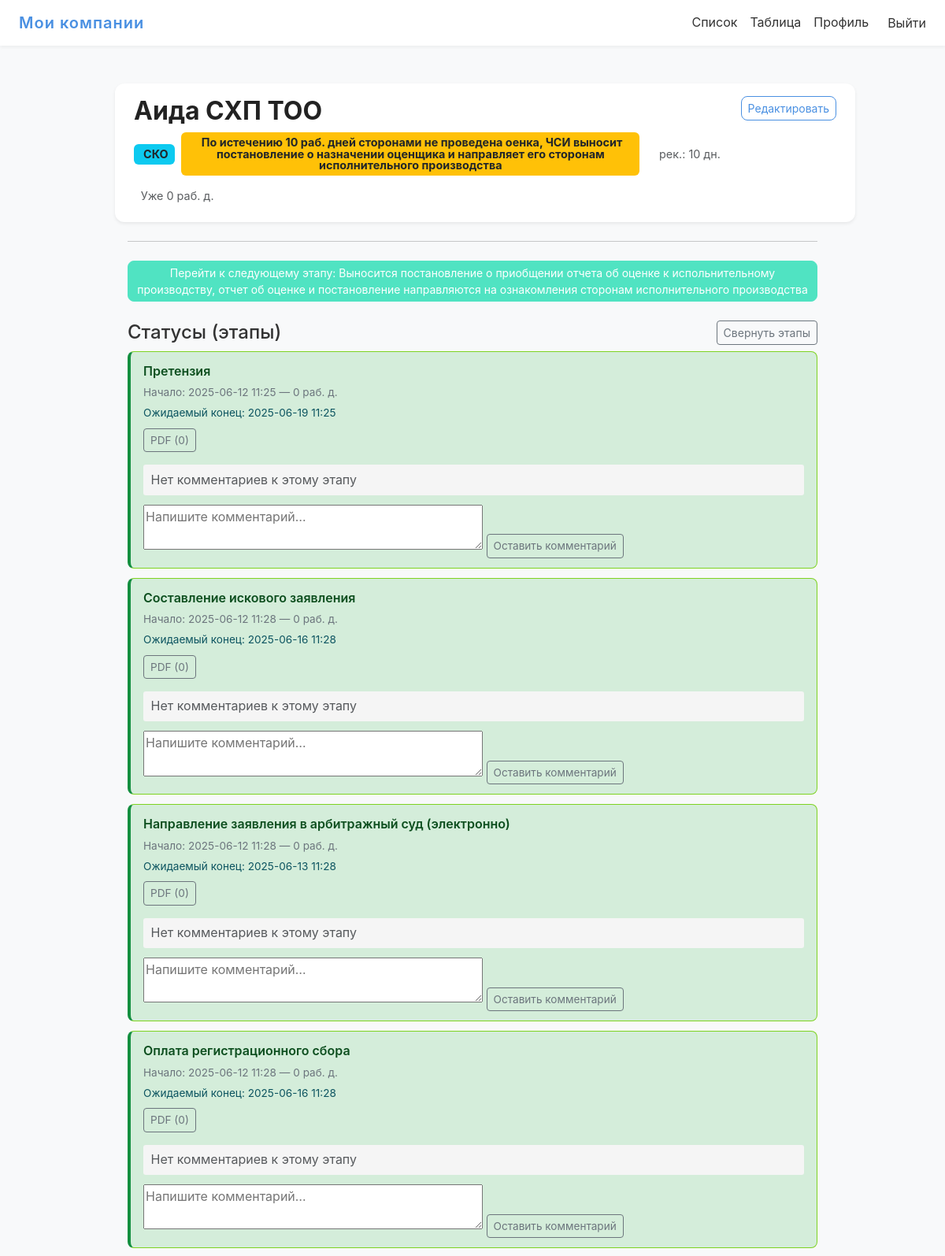
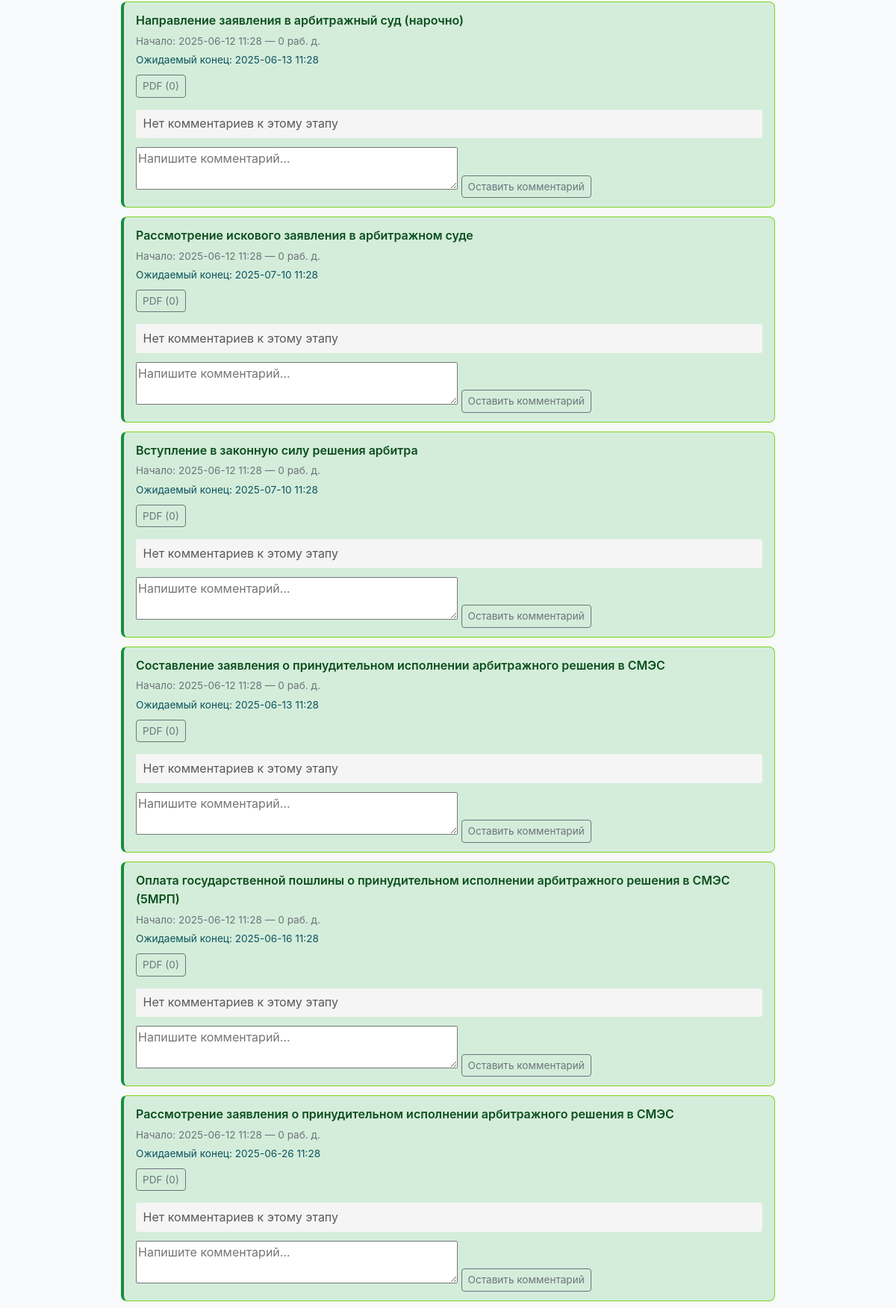
/company/171/ (signed in, upper part), run on the app's committed database (2 pictures, top to bottom).
### main/models.py (models this page shows, shortened)
class Company(models.Model):
    name = models.CharField("Название компании", max_length=200)
    bin_number = models.CharField(
        "БИН",
        max_length=50,
        blank=True,
        null=True,
        help_text="Бизнес-идентификационный номер (необязательно)"
    )
    manager_name = models.CharField(
        "Управляющий",
        max_length=150,
        blank=True,
        null=True,
        help_text="Имя ответственного лица/управляющего (необязательно)"
    )
    debt_amount = models.DecimalField(
        "Сумма долга",
        max_digits=12,
        decimal_places=2,
        blank=True,
        null=True,
        help_text="Сумма долга (необязательно)"
    )
    status = models.ForeignKey(
        Status,
        on_delete=models.SET_NULL,
        null=True,
        blank=True,
        related_name="+",
        verbose_name="Текущий статус"
    )
    position = models.IntegerField(
        "Позиция в колонке",
        default=0,
        help_text="Порядок внутри одного статуса на доске"
    )
    region = models.CharField(
        "Регион",
        max_length=3,
        choices=REGION_CHOICES,
        default="KST",
        help_text="Географический регион компании"
    )
    class Meta:
        ordering = ["position"]
        verbose_name = "Компания"
        verbose_name_plural = "Компании"

class Status(models.Model):
    name = models.CharField("Название статуса", max_length=400)
    order = models.PositiveIntegerField(
        "Порядок отображения",
        default=0,
        help_text="Чем меньше — тем левее на доске"
    )
    duration_days = models.PositiveIntegerField(
        "Рекомендуемое время (дней)",
        default=0,
        help_text="Рекомендованное количество дней в этом статусе"
    )
    class Meta:
        ordering = ["order"]
        verbose_name = "Статус"
        verbose_name_plural = "Статусы"

class CompanyStatusHistory(models.Model):
    company = models.ForeignKey(
        Company,
        on_delete=models.CASCADE,
        related_name="history",
        verbose_name="Компания"
    )
    status = models.ForeignKey(
        Status,
        on_delete=models.SET_NULL,
        null=True,
        blank=True,
        verbose_name="Статус"
    )
    changed_at = models.DateTimeField(
        "Дата и время смены",
        default=timezone.now,
        help_text="Когда был установлен этот статус"
    )
    is_paused = models.BooleanField(
        "На паузе",
        default=False,
        help_text="Флаг: этот этап приостановлен?"
    )
    paused_at = models.DateTimeField(
        "Когда поставили на паузу",
        null=True,
        blank=True,
        help_text="Если этап на паузе, когда именно он был поставлен на паузу"
    )
    class Meta:
        ordering = ["-changed_at"]
        verbose_name = "Запись истории статусов"
        verbose_name_plural = "История статусов"

### main/views.py (the view)
# urls.py: path('company/<int:pk>/', views.company_detail, name='company_detail'),
@login_required
def company_detail(request, pk):
    company = get_object_or_404(Company, pk=pk)
    last_change = company.history.first()
    days_in_status = None
    if last_change and company.status and company.status.duration_days:
        days_in_status = count_workdays(last_change.changed_at, timezone.now())
    if request.method == 'POST' and 'company_comment' in request.POST:
        form = CommentForm(request.POST)
        if form.is_valid():
            com = form.save(commit=False)
            com.company = company
            com.author = request.user
            com.save()
            return redirect('main:company_detail', pk=pk)
    else:
        form = CommentForm()
    statuses = Status.objects.order_by('order')
    status_info = []
    now = timezone.now()
    for st in statuses:
        hist = CompanyStatusHistory.objects.filter(company=company, status=st)\
                                          .order_by('-changed_at').first()
        workdays = count_workdays(hist.changed_at, now) if hist and st.duration_days else None
        is_over  = bool(workdays and st.duration_days and workdays > st.duration_days)
        docs_count = CompanyStatusDocument.objects.filter(company=company, status=st).count()
        expected_end = add_workdays(hist.changed_at, st.duration_days) if hist and st.duration_days else None
        stage_comments     = Comment.objects.filter(company=company, status=st).order_by('created_at')
        stage_comment_form = CommentForm()
        overall_last = CompanyStatusHistory.objects.filter(company=company).order_by('-changed_at').first()
        can_edit = bool(hist and overall_last and hist.id == overall_last.id)
        status_info.append({
            'status':             st,
            'hist':               hist,
            'days':               workdays,
            'overdue':            is_over,
            'docs_count':         docs_count,
            'is_current':         company.status_id == st.id,
            'can_edit':           can_edit,
            'expected_end':       expected_end,
            'stage_comments':     stage_comments,
            'stage_comment_form': stage_comment_form,
        })
    company_comments = Comment.objects.filter(company=company, status__isnull=True)\
                                      .order_by('created_at')
    full_history = CompanyStatusHistory.objects.filter(company=company)\
                                              .order_by('-changed_at')
    ordered = list(statuses)
    current_order = company.status.order if company.status else -1
    next_status = None
    for st in ordered:
        if st.order > current_order:
            next_status = st
            break
    return render(request, 'main/company_detail.html', {
        'company':          company,
        'days_in_status':   days_in_status,
        'form':             form,
        'status_info':      status_info,
        'company_comments': company_comments,
        'full_history':     full_history,
        'next_status':      next_status,
    })

### main/forms.py
class CommentForm(forms.ModelForm):
    status = forms.ModelChoiceField(
        queryset=Status.objects.all(),
        required=False,
        widget=forms.HiddenInput  # мы будем передавать его скрытым input’ом в шаблоне
    )
    class Meta:
        model = Comment
        fields = ['text', 'status']
        widgets = {
            'text': forms.Textarea(attrs={'rows': 2, 'placeholder': 'Напишите комментарий…'}),
        }

### main/views.py (called while the page is built)
def count_workdays(start_dt, end_dt):
    start_date = start_dt.date()
    end_date = end_dt.date()
    workdays = 0
    current = start_date
    while current < end_date:
        if current.weekday() < 5:
            workdays += 1
        current += timedelta(days=1)
    return workdays

def add_workdays(start_dt, workdays_to_add):
    current = start_dt
    added = 0
    while added < workdays_to_add:
        current += timedelta(days=1)
        if current.weekday() < 5:
            added += 1
    return current

### main/templates/main/company_detail.html (shortened to what this page needs)
{% extends 'main/base.html' %}
{% load static %}
{% block content %}
<div class="container py-4" style="max-width: 900px;">
  <div class="company-header card">
    <div class="d-flex justify-content-between align-items-start">
      <div>
        <h1 class="company-name">{{ company.name }}</h1>
        <div class="company-meta">
          <span class="badge bg-info text-dark">
            &nbsp;{{ company.get_region_display }}
          </span>
          {% if company.status %}
            <span class="badge bg-warning text-dark">
              &nbsp;{{ company.status.name }}
            </span>
          {% if company.status.duration_days > 0 %}
            <small class="text-muted ms-2">рек.: {{ company.status.duration_days }} дн.</small>
          {% endif %}
          {% else %}
            <span class="badge bg-secondary">Без статуса</span>
          {% endif %}
          {% if days_in_status is not None %}
            <small class="text-muted">Уже {{ days_in_status }} раб. д.</small>
          {% endif %}
        </div>
      </div>
      <a href="{% url 'main:edit_company' company.pk %}" class="btn btn-outline-primary btn-sm">
        Редактировать
      </a>
    </div>
  </div>
  <hr class="my-4">
  {% if next_status %}
    <form id="nextStepForm" method="post" action="{% url 'main:move_company' %}" class="mb-4">
      <button class="btn btn-success btn-sm">
        Перейти к следующему этапу: {{ next_status.name }}
      </button>
    </form>
  {% endif %}
  <div class="d-flex justify-content-between align-items-center mb-2">
    <h4 class="mb-0">Статусы (этапы)</h4>
    <button id="toggleStatusesBtn" class="btn btn-sm btn-outline-secondary">
      Свернуть этапы
    </button>
  </div>
  <div id="statusesContainer">
    <ul class="statuses-list">
      {% for item in status_info %}
        {% with st=item.status hist=item.hist %}
        <li class="status-item
                   {% if st.id == company.status_id %}
                     {% if hist.is_paused %}paused{% else %}current{% endif %}
                   {% elif hist %}passed{% endif %}">
          <div>
            <div class="fw-semibold">{{ st.name }}</div>
            {% if hist %}
              <div class="status-date">
                Начало: {{ hist.changed_at|date:"Y-m-d H:i" }} — {{ item.days }} раб. д.
              </div>
              {% if st.duration_days > 0 and item.expected_end %}
                <div class="expected-end">
                  Ожидаемый конец: {{ item.expected_end|date:"Y-m-d H:i" }}
                </div>
              {% endif %}
            {% endif %}
          </div>
          <div class="mt-2 d-flex flex-wrap gap-2">
            <a href="{% url 'main:attach_docs' company.pk st.pk %}"
               class="btn btn-outline-secondary btn-pdf btn-sm">
              PDF ({{ item.docs_count }})
            </a>
          </div>
          <ul class="stage-comment-list mt-3">
            {% for com in item.stage_comments %}
              <li>
                <small class="text-muted">{{ com.author.username }}, {{ com.created_at|date:"Y-m-d H:i" }}</small>
                <div>{{ com.text }}</div>
              </li>
            {% empty %}
              <li class="text-muted">Нет комментариев к этому этапу</li>
            {% endfor %}
          </ul>
          <form method="post"
                action="{% url 'main:add_status_comment' company.pk st.pk %}"
                class="stage-comment-form mt-2">
            {{ item.stage_comment_form.text }}
            <button class="btn btn-outline-secondary btn-pdf btn-sm" type="submit">
              Оставить комментарий
            </button>
          </form>
        </li>
        {% endwith %}
      {% endfor %}
    </ul>
  </div>
</div>
{% endblock %}

### main/static/main/css/custom.css (style rules this page uses)
:root { --color-primary: #4a90e2; --color-secondary: #f5f7fa; --color-accent: #50e3c2; --color-danger: #dc3545; --color-warning: #f5a623; --color-success: #7ed321; --color-text: #333333; --radius-sm: 0.25rem; --radius: 0.5rem; --radius-lg: 0.75rem; --shadow-sm: 0 2px 4px rgba(0,0,0,0.05); --shadow-md: 0 4px 12px rgba(0,0,0,0.1); }
body { background-color: var(--color-secondary); color: var(--color-text); font-family: 'Inter', sans-serif; line-height: 1.6; }
.card { border: none; border-radius: var(--radius-lg); box-shadow: var(--shadow-md); transition: transform 0.2s, box-shadow 0.2s; }
.btn-outline-primary { color: var(--color-primary); border-color: var(--color-primary); border-radius: var(--radius); transition: background-color 0.2s, color 0.2s; }
.btn-success { background-color: var(--color-accent); border-color: var(--color-accent); border-radius: var(--radius); }
.status-item { transition: background-color 0.2s, border-color 0.2s; }
.status-item.passed { background-color: var(--color-success); color: #fff; border-color: var(--color-success); }

### main/templates/main/company_detail.html (style rules this page uses)
.company-header.card { background: #fff; border-radius: .75rem; width: calc(100% + 4rem); margin: 0 -1rem 1.5rem; padding: 1rem 1.5rem; box-shadow: 0 .125rem .25rem rgba(0,0,0,0.075); }
.company-header .company-name { font-size: 2rem; font-weight: 700; margin: 0; line-height: 1.2; color: #222; }
.company-header .company-meta { margin-top: .5rem; display: flex; flex-wrap: wrap; align-items: center; gap: .5rem; }
.company-header .company-meta .badge, .company-header .company-meta small { font-size: .9rem; padding: .4em .6em; white-space: normal; word-break: break-word; max-width: 100%; }
.company-header .company-meta .badge.bg-warning { max-width: 60ch; overflow: hidden; text-overflow: ellipsis; }
.statuses-list { list-style: none; padding: 0; margin: 0; }
.statuses-list li { margin-bottom: 0.75rem; }
.status-item { display: flex; flex-direction: column; padding: 0.75rem 1rem; border: 1px solid #e2e5ed; border-radius: 0.5rem; background-color: #fff; transition: transform .2s, box-shadow .2s; }
.status-item.passed { border-left: .25rem solid #138f3f; background: #d4edda; color: #0c4e1e; }
.status-date, .expected-end { font-size: .85rem; color: #6c757d; margin-top: .25rem; }
.expected-end { color: #0c5460; }
.btn-pdf, .btn-pause { font-size: .85rem; }
.stage-comment-list { list-style: none; padding: 0; margin-top: .5rem; max-height: 120px; overflow-y: auto; }
.stage-comment-list li { background: #f5f5f5; border-radius: 3px; margin-bottom: .25rem; padding: .4rem .6rem; }

### data on the page
Company: name "Аида СХП ТОО", region "СКО", status.name "По истечению 10 раб. дней сторонами не проведена оенка, ЧСИ выносит постановление о назначении оценщика и направляет его сторонам исполнительного производства", status.duration_days "10"
Status: name "Выносится постановление о приобщении отчета об оценке к испольнительному производству, отчет об оценке и постановление направляются на ознакомления сторонам исполнительного производства"
Status: status.name "Претензия", hist.changed_at "2025-06-12 11:25", days "0", expected_end "2025-06-19 11:25", docs_count "0"
Status: status.name "Составление искового заявления", hist.changed_at "2025-06-12 11:28", days "0", expected_end "2025-06-16 11:28", docs_count "0"
Status: status.name "Направление заявления в арбитражный суд (электронно)", hist.changed_at "2025-06-12 11:28", days "0", expected_end "2025-06-13 11:28", docs_count "0"
Status: status.name "Оплата регистрационного сбора", hist.changed_at "2025-06-12 11:28", days "0", expected_end "2025-06-16 11:28", docs_count "0"
Status: status.name "Направление заявления в арбитражный суд (нарочно)", hist.changed_at "2025-06-12 11:28", days "0", expected_end "2025-06-13 11:28", docs_count "0"
Status: status.name "Рассмотрение искового заявления в арбитражном суде", hist.changed_at "2025-06-12 11:28", days "0", expected_end "2025-07-10 11:28", docs_count "0"
Status: status.name "Вступление в законную силу решения арбитра", hist.changed_at "2025-06-12 11:28", days "0", expected_end "2025-07-10 11:28", docs_count "0"
Status: status.name "Составление заявления о принудительном исполнении арбитражного решения в СМЭС", hist.changed_at "2025-06-12 11:28", days "0", expected_end "2025-06-13 11:28", docs_count "0"
Status: status.name "Оплата государственной пошлины о принудительном исполнении арбитражного решения в СМЭС (5МРП)", hist.changed_at "2025-06-12 11:28", days "0", expected_end "2025-06-16 11:28", docs_count "0"
Status: status.name "Рассмотрение заявления о принудительном исполнении арбитражного решения в СМЭС", hist.changed_at "2025-06-12 11:28", days "0", expected_end "2025-06-26 11:28", docs_count "0"

### other printed values
{{ days_in_status }} "0"
